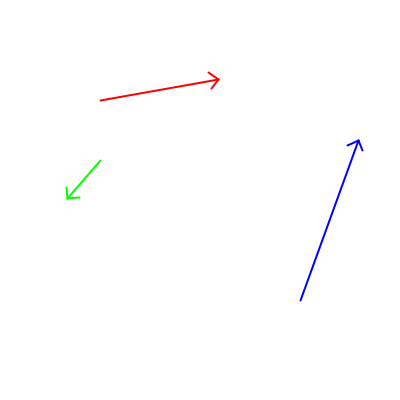
Frame 1 (no input)
Frame 60 (the mouse pressed at the canvas centre just before this capture): identical to frame 1, image omitted
Frame 120 (the mouse held since frame 60 and released just before this capture): identical to frame 1, image omitted

The Processing sketch that drew this single still picture (run headless with seeded random() and noise(); from frame 60 on, the mouse is pressed at the canvas centre):

// Processing sketch: creating_arrows
// ── creating_arrows.pde
void setup(){
  size(400,400);
}

void draw(){
  background(255);
  strokeWeight(2);
  stroke(255,0,0);
  drawArrow(100,100,120,-10);
  stroke(0,255,0);
  drawArrow(100,160,50,130);
  stroke(0,0,255);
  drawArrow(300,300,170,290);
}

void drawArrow(int cx, int cy, int len, float angle){
  pushMatrix();
  translate(cx, cy);
  rotate(radians(angle));
  line(0,0,len, 0);
  line(len, 0, len - 8, -8);
  line(len, 0, len - 8, 8);
  popMatrix();
}
